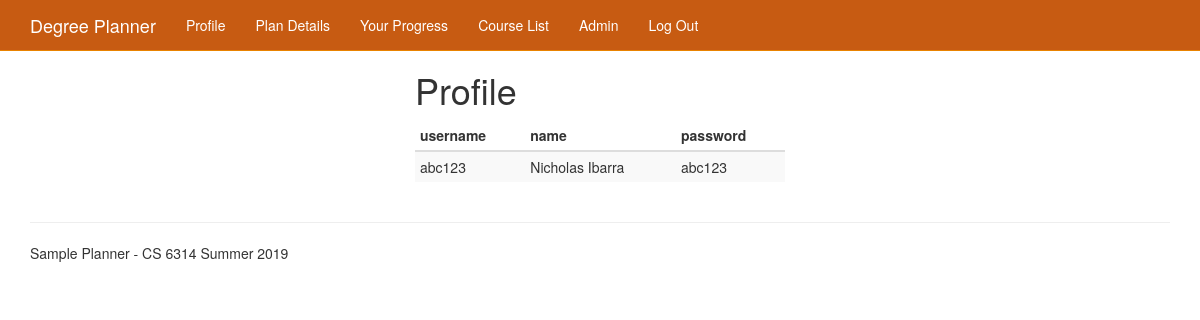
The app's page /profile.php (signed in) with its own data.
### tables this page shows
CREATE TABLE `user` (
  `UserId` smallint(6) NOT NULL,
  `Name` varchar(50) NOT NULL,
  `Username` varchar(32) NOT NULL,
  `Password` varchar(32) NOT NULL,
  `DegId` smallint(6) DEFAULT NULL,
  `admin` tinyint(4) NOT NULL DEFAULT 0,
  `Admitted` varchar(55) NOT NULL,
  `ExpectedGraducation` varchar(55) NOT NULL
);

### profile.php (the view, shortened to what this page needs)
<!DOCTYPE html>
<html lang="en">
<head>
    <link href="bootstrap/css/bootstrap.min.css" rel="stylesheet">
    <link href="plan.css" rel="stylesheet">
</head>
<body>
<nav class="navbar navbar-inverse navbar-fixed-top">
    <div class="container">
        <div class="navbar-header">
            <a class="navbar-brand" href="menu.php">Degree Planner</a>
            <ul class="nav navbar-nav">
                <li><a href="profile.php">Profile</a></li>
                <li><a href="plandetails.php">Plan Details</a></li>
                <li><a href="plan.php">Your Progress</a></li>
                <li><a href="courselist.php">Course List</a></li>
                <li><a href="admin.php">Admin</a></li>
            </ul>
            <ul class="nav navbar-nav navbar-right">
                <li><a href="logout.php">Log Out</a></li>
            </ul>
        </div>
    </div>
</nav>
<div class="container container-signin">
    <h1>Profile</h1>
<?php
if (!isset($_COOKIE['Username'])){
    echo "<h3>Please Login.<br><br><a href='index.php'>Return to the home page.</a></h3>";
} else {
require_once 'config.php';
$connection = new mysqli($db_hostname, $db_username, $db_password, $db_database);
$sql  = 'SELECT * FROM `user` WHERE Username="' . $_COOKIE["Username"] . '";';
$result = $connection->query($sql);
if (!$result) {
    die ("Database access failed: " . $connection->error);
} else {
    $rows = $result->num_rows;
    for ($j = 0 ; $j < $rows ; ++$j) {
    $result->data_seek($j);
    $row = $result->fetch_array(MYSQLI_NUM);
    echo <<<_END
<table class="table table-striped table-condensed">
    <thead>
    <tr>
        <th>username</th>
        <th>name</th>
        <th>password</th>
    </tr>
    </thead>
    <tbody>
    <tr>
        <td>$row[2]</td>
        <td>$row[1]</td>
        <td>$row[3]</td>
    </tr>
    </tbody>
</table>
_END;
    }
}
}
?>
</div>
<div class="container">
    <hr>
    <footer>
        <p>Sample Planner - CS 6314 Summer 2019</p>
    </footer>
</div>
</body>
</html>

### plan.css (style rules this page uses)
body { padding-top: 50px; padding-bottom: 20px; }
.navbar-inverse { background-color: #C75B12; border-color: #E98300; }
.navbar-inverse .navbar-brand { color: #ffffff; }
.navbar-inverse .navbar-nav>li>a { color: #ffffff; }
.container-signin { margin-left: auto; margin-right: auto; max-width: 400px; }

### records on screen
user: Username "abc123", Name "Nicholas Ibarra", Password "abc123"
